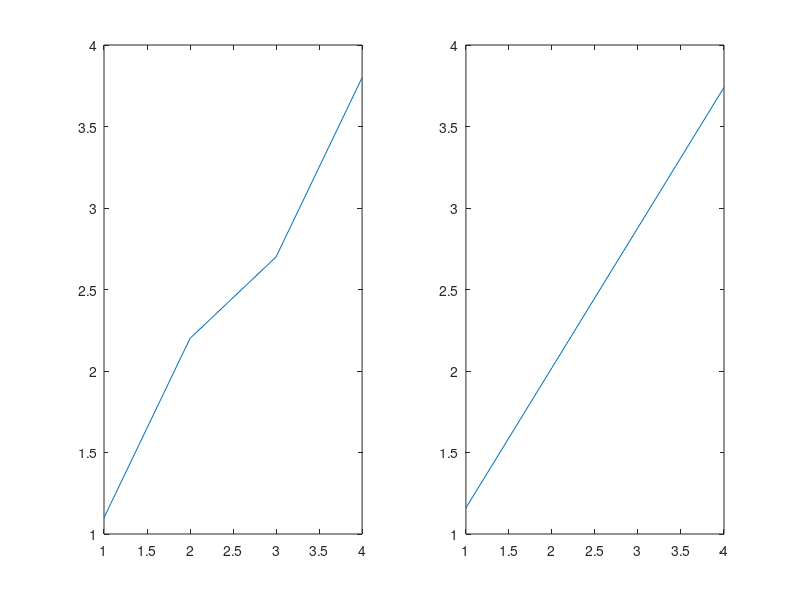

MATLAB code for this plot:
clear all;

x=[1 2 3 4];
y=[1.1 2.2 2.7 3.8];

pn=polyfit(x,y,1);
 
yy=polyval(pn,x);
subplot(1,2,1);
plot(x,y);
subplot(1,2,2);
plot(x,yy);